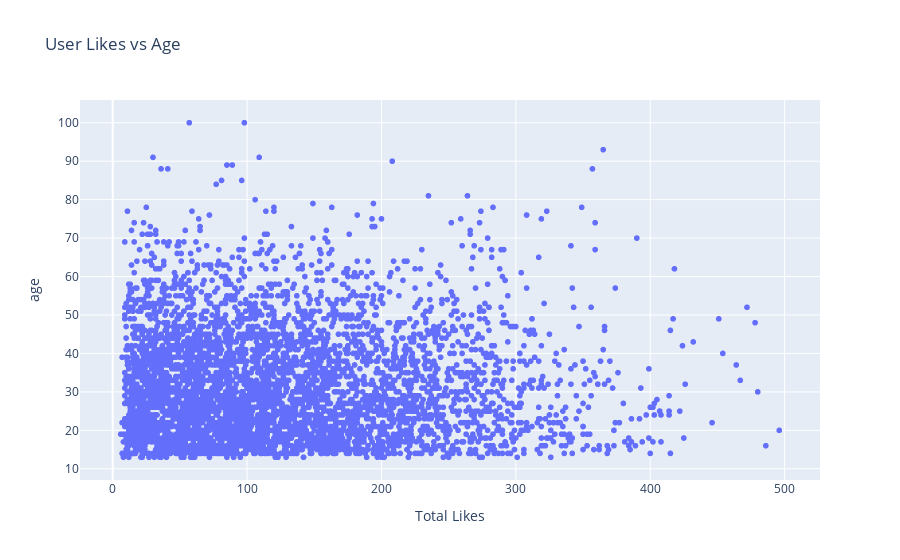

Here is the notebook cell this chart was saved with:
### Code cell
import plotly.express as px

fig = px.scatter(df.reset_index(), x="Total Likes", y="age", hover_data=df.columns[:-2], hover_name="index", title="User Likes vs Age")
fig.show()

#:-2

### Figure 1 — Plotly figure (JSON) as saved in the notebook; plotly's stock layout.template omitted (floating-point values rounded to 4 significant figures; data arrays with more than 128 entries replaced by an {"elided": "..."} marker saying what was removed)
{"data": [{"customdata": {"elided": "4860x26 mixed values"}, "hovertemplate": "<b>%{hovertext}</b><br><br>Total Likes=%{x}<br>age=%{y}<br>pet_dog=%{customdata[0]}<br>pet_cat=%{customdata[1]}<br>pet_other=%{customdata[2]}<br>pet_guineapig=%{customdata[3]}<br>fashion_athletic=%{customdata[4]}<br>fashion_formal=%{customdata[5]}<br>food_american=%{customdata[6]}<br>food_mexican=%{customdata[7]}<br>food_thai=%{customdata[8]}<br>food_chinese=%{customdata[9]}<br>sports_hockey=%{customdata[10]}<br>sports_basketball=%{customdata[11]}<br>sports_soccer=%{customdata[12]}<br>sports_lacrosse=%{customdata[13]}<br>food_italian=%{customdata[14]}<br>food_indian=%{customdata[15]}<br>fashion_accessories=%{customdata[16]}<br>fashion_casual=%{customdata[17]}<br>pet_fish=%{customdata[18]}<br>sports_baseball=%{customdata[19]}<br>sports_football=%{customdata[20]}<br>sports=%{customdata[21]}<br>fashion=%{customdata[22]}<br>food=%{customdata[23]}<br>pet=%{customdata[24]}<br>Top Likes=%{customdata[25]}<extra></extra>", "hovertext": {"elided": "4860 str values"}, "legendgroup": "", "marker": {"color": "#636efa", "symbol": "circle"}, "mode": "markers", "name": "", "showlegend": false, "type": "scattergl", "x": {"elided": "4860 int values"}, "xaxis": "x", "y": {"elided": "4860 int values"}, "yaxis": "y"}], "layout": {"legend": {"tracegroupgap": 0}, "title": {"text": "User Likes vs Age"}, "xaxis": {"anchor": "y", "domain": [0, 1], "title": {"text": "Total Likes"}}, "yaxis": {"anchor": "x", "domain": [0, 1], "title": {"text": "age"}}}}
